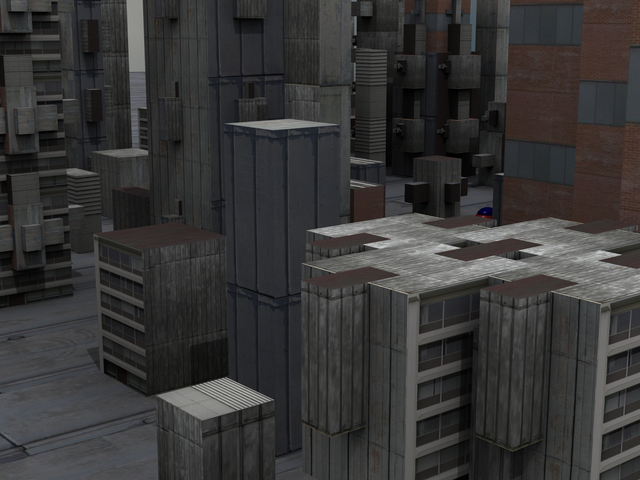
#> input picture Challenge # 8 - 2D motion Estimation/input_images/Urban2/urban01.png, 640 x 480 px
$ jupyter execute 'Challenge # 8 - 2D motion Estimation.ipynb'
#> lines starting #> are read from the running program, lines starting #| are printed output that depends on the picture; after the words box and inside, x2 and y2 are one past the last pixel; in counts of white or black regions, pixels touching at a corner belong together
[cell 1]
import numpy as np
import cv2
import matplotlib.pyplot as plt

[cell 2]
def lucas_kanade(prev_img, curr_img, window_size=15):
    # Define the gradient kernels
    gradient_x = np.array([[-1, 1], [-1, 1]])
    gradient_y = np.array([[-1, -1], [1, 1]])
    gradient_t = np.array([[-1, -1], [-1, -1]])

    # Calculate the image gradients
    I_x = cv2.filter2D(prev_img, -1, gradient_x) + cv2.filter2D(curr_img, -1, gradient_x)
    I_y = cv2.filter2D(prev_img, -1, gradient_y) + cv2.filter2D(curr_img, -1, gradient_y)
    I_t = cv2.filter2D(prev_img, -1, gradient_t) + cv2.filter2D(curr_img, -1, -gradient_t)

    # Define the window for computing the optical flow
    half_window = window_size // 2

    # Initialize the motion flow vectors to zero
    motion_flow = np.zeros(prev_img.shape + (2,))

    # Loop over all pixels in the image
    for i in range(half_window, prev_img.shape[0] - half_window):
        for j in range(half_window, prev_img.shape[1] - half_window):
            # Extract the image patch around the pixel
            I_x_patch = I_x[i - half_window:i + half_window + 1, j - half_window:j + half_window + 1].flatten()
            I_y_patch = I_y[i - half_window:i + half_window + 1, j - half_window:j + half_window + 1].flatten()
            I_t_patch = I_t[i - half_window:i + half_window + 1, j - half_window:j + half_window + 1].flatten()

            # Compute the optical flow using the least-squares method
            A = np.stack((I_x_patch, I_y_patch), axis=-1)
            b = -I_t_patch
            v, _, _, _ = np.linalg.lstsq(A, b, rcond=None)
            motion_flow[i, j] = v

    return motion_flow

# Load the previous and current images
# prev_img = cv2.imread('input_images/TestSeq/Shift0.png', cv2.IMREAD_GRAYSCALE)
# curr_img = cv2.imread('input_images/TestSeq/ShiftR2.png', cv2.IMREAD_GRAYSCALE)

# Load the previous and current images
prev_img = cv2.imread('input_images/Urban2/urban01.png', cv2.IMREAD_GRAYSCALE)
#> prev_img: shape (480, 640); min 0, max 204, mean 53.8
curr_img = cv2.imread('input_images/Urban2/urban02.png', cv2.IMREAD_GRAYSCALE)
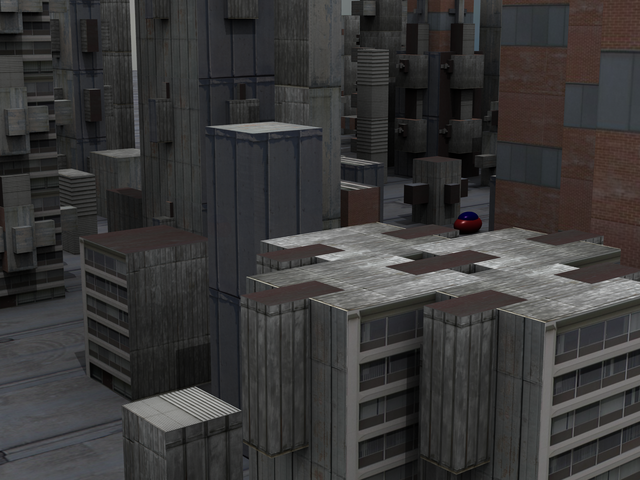
#> input picture Challenge # 8 - 2D motion Estimation/input_images/Urban2/urban02.png, 640 x 480 px
#> curr_img: shape (480, 640); min 0, max 204, mean 55.1

# Compute the motion flow using Lucas-Kanade algorithm
motion_flow = lucas_kanade(prev_img, curr_img)
#> in lucas_kanade, `I_x = cv2.filter2D(prev_img, -1, gradient_x) + cv2.filter2D(curr_img, ..`:
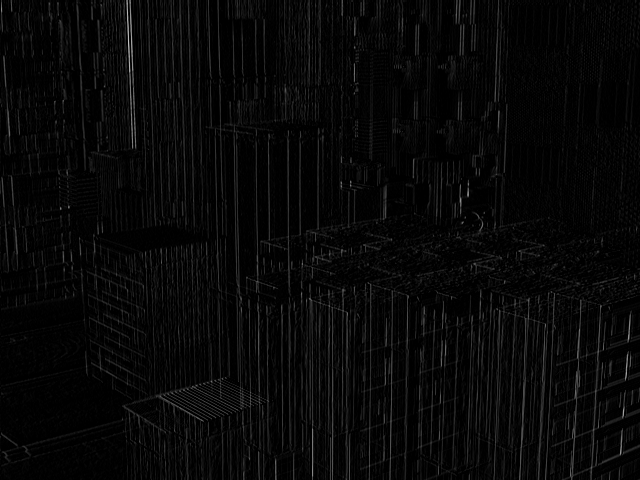
#> I_x: shape (480, 640); min 0, max 197, mean 7.6
#> in lucas_kanade, `I_y = cv2.filter2D(prev_img, -1, gradient_y) + cv2.filter2D(curr_img, ..`:
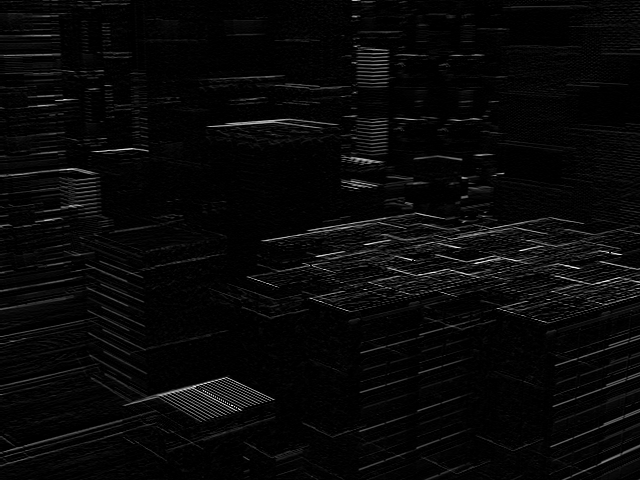
#> I_y: shape (480, 640); min 0, max 253, mean 8.2
#> in lucas_kanade, `I_t = cv2.filter2D(prev_img, -1, gradient_t) + cv2.filter2D(curr_img, ..`:
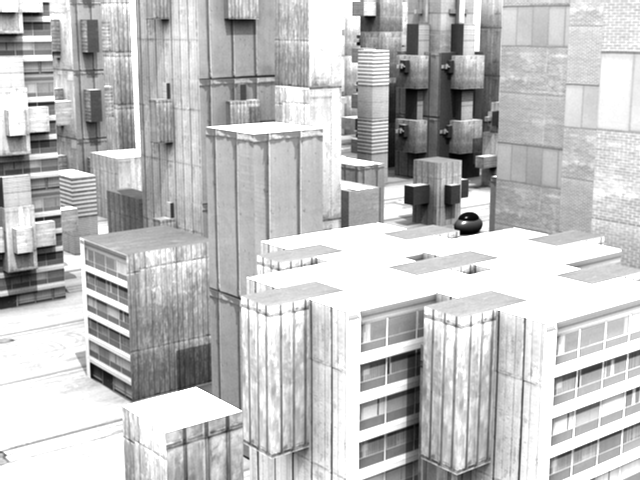
#> I_t: shape (480, 640); min 1, max 255, mean 193

# Plot the non-zero motion flow vectors using matplotlib
y, x = np.mgrid[0:curr_img.shape[0], 0:curr_img.shape[1]]
mag = np.linalg.norm(motion_flow, axis=-1)
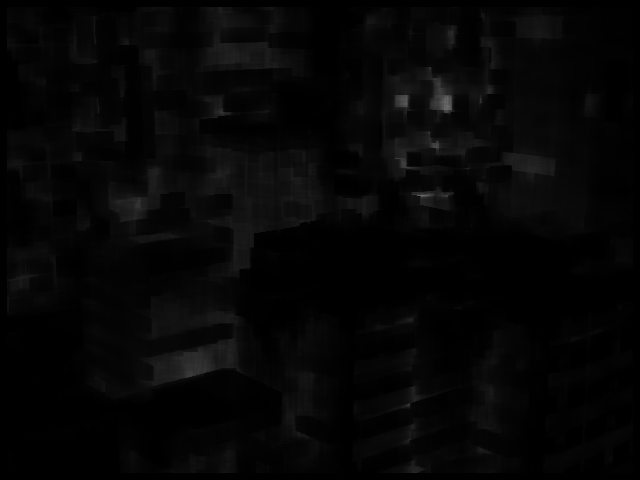
#> mag: shape (480, 640) float64; min 0, max 108.9, mean 6
mask = mag > 0.1  # Define a threshold to filter out low-magnitude vectors
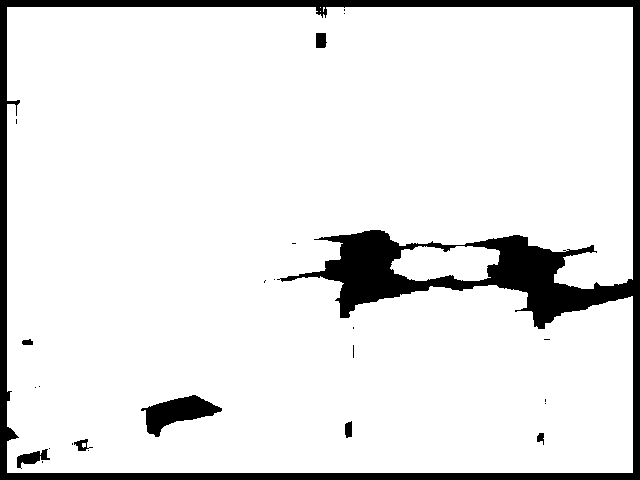
#> mask: shape (480, 640) bool; 90.2% white; 25 black regions (17 under 20 px), largest, box (x1, y1, x2, y2) and area: (0, 0, 640, 480) 27556, (141, 395, 222, 437) 1609, (17, 449, 50, 469) 308
plt.imshow(curr_img, cmap='gray')
plt.quiver(x[mask], y[mask], motion_flow[..., 0][mask], motion_flow[..., 1][mask], color='r')
plt.show()
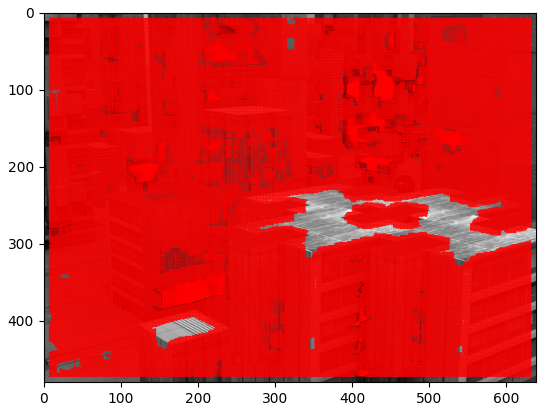
#> figure drawn by matplotlib, 1 panel
#> further down, frame1 is the input picture: shape (480, 640, 3); mean B, G, R 54, 54.1, 54.9
#> further down, frame2 is the input picture: shape (480, 640, 3); mean B, G, R 55, 55.3, 56.4

[cell 3]
def calculate_motion_flow(frame1, frame2, block_size, search_range):
    # Convert frames to grayscale
#> called with block_size = 16, search_range = 16
    gray1 = cv2.cvtColor(frame1, cv2.COLOR_BGR2GRAY)
    gray2 = cv2.cvtColor(frame2, cv2.COLOR_BGR2GRAY)

    # Define motion vector field
    motion_flow = np.zeros_like(frame1)

    # Divide first frame into blocks
    for i in range(0, gray1.shape[0], block_size):
        for j in range(0, gray1.shape[1], block_size):
            # Define current block
            block1 = gray1[i:i+block_size, j:j+block_size]

            # Define search area in second frame
            top = max(i-search_range, 0)
            bottom = min(i+search_range, gray2.shape[0])
            left = max(j-search_range, 0)
            right = min(j+search_range, gray2.shape[1])
            search_area = gray2[top:bottom, left:right]

            # Calculate correlation between block and search area
            corr = cv2.matchTemplate(search_area, block1, cv2.TM_CCORR_NORMED)

            # Find location of maximum correlation
            y, x = np.unravel_index(np.argmax(corr), corr.shape)

            # Calculate motion vector
            dx = x + left - j
            dy = y + top - i

            # Draw motion vector on image
            cv2.arrowedLine(motion_flow, (j, i), (j+dx, i+dy), (0, 255, 0), 1, tipLength=0.2)
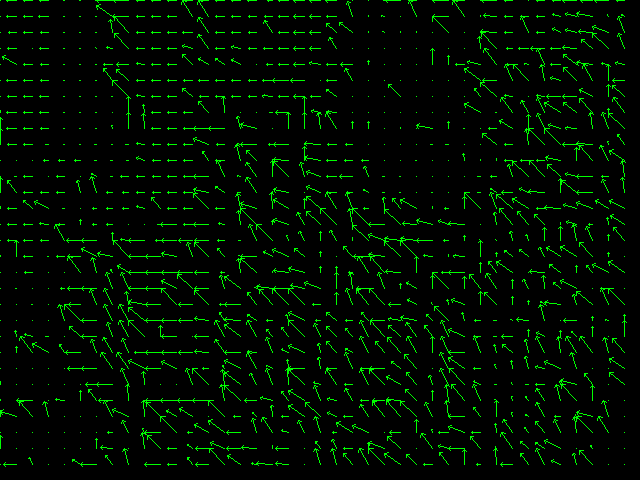
#> motion_flow: shape (480, 640, 3); mean of channels 0, 1, 2 0, 13.3, 0; drawn as B, G, R
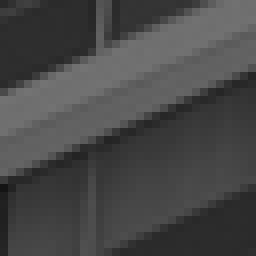
#> search_area: shape (32, 32) (shown 8 times larger); min 20, max 115, mean 71.8

    return motion_flow

# Read two consecutive frames
frame1 = cv2.imread('input_images/Urban2/urban01.png')
frame2 = cv2.imread('input_images/Urban2/urban02.png')

# Define block size and search range
block_size = 16
search_range = 16

# Calculate motion flow
motion_flow = calculate_motion_flow(frame1, frame2, block_size, search_range)

# Display motion vector field
import matplotlib.pyplot as plt
plt.imshow(cv2.cvtColor(motion_flow, cv2.COLOR_BGR2RGB))
plt.show()
